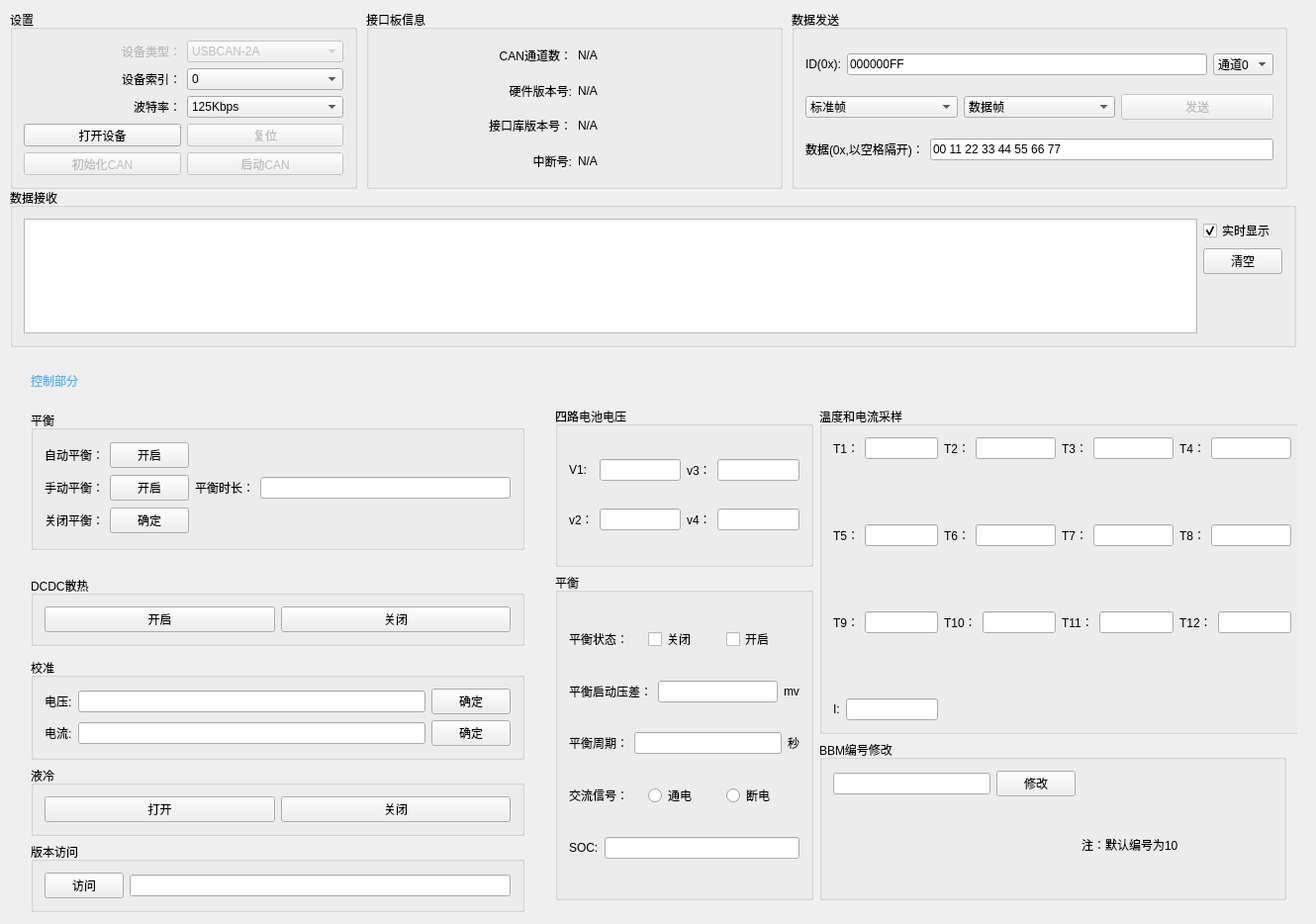
<?xml version="1.0" encoding="UTF-8"?>
<ui version="4.0">
 <class>MainWindow</class>
 <widget class="QMainWindow" name="MainWindow">
  <property name="geometry">
   <rect>
    <x>0</x>
    <y>0</y>
    <width>1330</width>
    <height>934</height>
   </rect>
  </property>
  <property name="minimumSize">
   <size>
    <width>800</width>
    <height>590</height>
   </size>
  </property>
  <property name="maximumSize">
   <size>
    <width>16777215</width>
    <height>16777215</height>
   </size>
  </property>
  <property name="windowTitle">
   <string>CAN Tool</string>
  </property>
  <widget class="QWidget" name="centralWidget">
   <widget class="QGroupBox" name="groupBox_2">
    <property name="geometry">
     <rect>
      <x>800</x>
      <y>10</y>
      <width>501</width>
      <height>181</height>
     </rect>
    </property>
    <property name="title">
     <string>数据发送</string>
    </property>
    <layout class="QGridLayout" name="gridLayout_3">
     <item row="0" column="0">
      <layout class="QHBoxLayout" name="horizontalLayout">
       <item>
        <widget class="QLabel" name="label_11">
         <property name="text">
          <string>ID(0x):</string>
         </property>
        </widget>
       </item>
       <item>
        <widget class="QLineEdit" name="sendIDEdit">
         <property name="text">
          <string>000000FF</string>
         </property>
        </widget>
       </item>
       <item>
        <widget class="QComboBox" name="comboBox_4">
         <item>
          <property name="text">
           <string>通道0</string>
          </property>
         </item>
         <item>
          <property name="text">
           <string>通道1</string>
          </property>
         </item>
        </widget>
       </item>
      </layout>
     </item>
     <item row="1" column="0">
      <layout class="QHBoxLayout" name="horizontalLayout_2">
       <item>
        <widget class="QComboBox" name="comboBox_6">
         <property name="enabled">
          <bool>true</bool>
         </property>
         <item>
          <property name="text">
           <string>标准帧</string>
          </property>
         </item>
         <item>
          <property name="text">
           <string>扩展帧</string>
          </property>
         </item>
        </widget>
       </item>
       <item>
        <widget class="QComboBox" name="comboBox_5">
         <property name="enabled">
          <bool>true</bool>
         </property>
         <item>
          <property name="text">
           <string>数据帧</string>
          </property>
         </item>
         <item>
          <property name="text">
           <string>远程帧</string>
          </property>
         </item>
        </widget>
       </item>
       <item>
        <widget class="QPushButton" name="sendBtn">
         <property name="enabled">
          <bool>false</bool>
         </property>
         <property name="text">
          <string>发送</string>
         </property>
        </widget>
       </item>
      </layout>
     </item>
     <item row="2" column="0">
      <layout class="QHBoxLayout" name="horizontalLayout_3">
       <item>
        <widget class="QLabel" name="label_14">
         <property name="text">
          <string>数据(0x,以空格隔开)：</string>
         </property>
        </widget>
       </item>
       <item>
        <widget class="QLineEdit" name="sendDataEdit">
         <property name="text">
          <string>00 11 22 33 44 55 66 77</string>
         </property>
        </widget>
       </item>
      </layout>
     </item>
    </layout>
   </widget>
   <widget class="QGroupBox" name="groupBox_3">
    <property name="geometry">
     <rect>
      <x>10</x>
      <y>190</y>
      <width>1300</width>
      <height>161</height>
     </rect>
    </property>
    <property name="minimumSize">
     <size>
      <width>1300</width>
      <height>100</height>
     </size>
    </property>
    <property name="title">
     <string>数据接收</string>
    </property>
    <layout class="QGridLayout" name="gridLayout_2">
     <item row="0" column="0" rowspan="3">
      <widget class="QTableWidget" name="tableWidget">
       <attribute name="horizontalHeaderDefaultSectionSize">
        <number>80</number>
       </attribute>
      </widget>
     </item>
     <item row="0" column="1">
      <widget class="QCheckBox" name="checkBox_4">
       <property name="enabled">
        <bool>true</bool>
       </property>
       <property name="text">
        <string>实时显示</string>
       </property>
       <property name="checked">
        <bool>true</bool>
       </property>
      </widget>
     </item>
     <item row="1" column="1">
      <widget class="QPushButton" name="cleanListBtn">
       <property name="text">
        <string>清空</string>
       </property>
      </widget>
     </item>
     <item row="2" column="1">
      <spacer name="verticalSpacer_4">
       <property name="orientation">
        <enum>Qt::Vertical</enum>
       </property>
       <property name="sizeHint" stdset="0">
        <size>
         <width>68</width>
         <height>58</height>
        </size>
       </property>
      </spacer>
     </item>
    </layout>
   </widget>
   <widget class="QGroupBox" name="groupBox">
    <property name="geometry">
     <rect>
      <x>10</x>
      <y>10</y>
      <width>351</width>
      <height>181</height>
     </rect>
    </property>
    <property name="title">
     <string>设置</string>
    </property>
    <layout class="QGridLayout" name="gridLayout_5">
     <item row="0" column="0">
      <layout class="QGridLayout" name="gridLayout">
       <item row="0" column="0">
        <widget class="QLabel" name="label">
         <property name="enabled">
          <bool>false</bool>
         </property>
         <property name="text">
          <string>设备类型：</string>
         </property>
         <property name="alignment">
          <set>Qt::AlignRight|Qt::AlignTrailing|Qt::AlignVCenter</set>
         </property>
        </widget>
       </item>
       <item row="0" column="1">
        <widget class="QComboBox" name="comboBox">
         <property name="enabled">
          <bool>false</bool>
         </property>
         <item>
          <property name="text">
           <string>USBCAN-2A</string>
          </property>
         </item>
         <item>
          <property name="text">
           <string>USBCAN-2C</string>
          </property>
         </item>
         <item>
          <property name="text">
           <string>CANalyst-II</string>
          </property>
         </item>
        </widget>
       </item>
       <item row="1" column="0">
        <widget class="QLabel" name="label_2">
         <property name="text">
          <string>设备索引：</string>
         </property>
         <property name="alignment">
          <set>Qt::AlignRight|Qt::AlignTrailing|Qt::AlignVCenter</set>
         </property>
        </widget>
       </item>
       <item row="1" column="1">
        <widget class="QComboBox" name="comboBox_2">
         <item>
          <property name="text">
           <string>0</string>
          </property>
         </item>
         <item>
          <property name="text">
           <string>1</string>
          </property>
         </item>
         <item>
          <property name="text">
           <string>2</string>
          </property>
         </item>
         <item>
          <property name="text">
           <string>3</string>
          </property>
         </item>
         <item>
          <property name="text">
           <string>4</string>
          </property>
         </item>
         <item>
          <property name="text">
           <string>5</string>
          </property>
         </item>
         <item>
          <property name="text">
           <string>6</string>
          </property>
         </item>
         <item>
          <property name="text">
           <string>7</string>
          </property>
         </item>
         <item>
          <property name="text">
           <string>8</string>
          </property>
         </item>
         <item>
          <property name="text">
           <string>9</string>
          </property>
         </item>
         <item>
          <property name="text">
           <string>10</string>
          </property>
         </item>
         <item>
          <property name="text">
           <string>11</string>
          </property>
         </item>
         <item>
          <property name="text">
           <string>12</string>
          </property>
         </item>
         <item>
          <property name="text">
           <string>13</string>
          </property>
         </item>
        </widget>
       </item>
       <item row="2" column="0">
        <widget class="QLabel" name="label_3">
         <property name="text">
          <string>波特率：</string>
         </property>
         <property name="alignment">
          <set>Qt::AlignRight|Qt::AlignTrailing|Qt::AlignVCenter</set>
         </property>
        </widget>
       </item>
       <item row="2" column="1">
        <widget class="QComboBox" name="comboBox_3">
         <item>
          <property name="text">
           <string>125Kbps</string>
          </property>
         </item>
         <item>
          <property name="text">
           <string>10Kbps</string>
          </property>
         </item>
         <item>
          <property name="text">
           <string>20Kbps</string>
          </property>
         </item>
         <item>
          <property name="text">
           <string>40Kbps</string>
          </property>
         </item>
         <item>
          <property name="text">
           <string>50Kbps</string>
          </property>
         </item>
         <item>
          <property name="text">
           <string>80Kbps</string>
          </property>
         </item>
         <item>
          <property name="text">
           <string>100Kbps</string>
          </property>
         </item>
         <item>
          <property name="text">
           <string>200Kbps</string>
          </property>
         </item>
         <item>
          <property name="text">
           <string>250Kbps</string>
          </property>
         </item>
         <item>
          <property name="text">
           <string>400Kbps</string>
          </property>
         </item>
         <item>
          <property name="text">
           <string>500Kbps</string>
          </property>
         </item>
         <item>
          <property name="text">
           <string>666Kbps</string>
          </property>
         </item>
         <item>
          <property name="text">
           <string>800Kbps</string>
          </property>
         </item>
         <item>
          <property name="text">
           <string>1000Kbps</string>
          </property>
         </item>
         <item>
          <property name="text">
           <string>33.33Kbps</string>
          </property>
         </item>
         <item>
          <property name="text">
           <string>66.66Kbps</string>
          </property>
         </item>
         <item>
          <property name="text">
           <string>83.33Kbps</string>
          </property>
         </item>
        </widget>
       </item>
       <item row="3" column="0">
        <widget class="QPushButton" name="pushButton">
         <property name="text">
          <string>打开设备</string>
         </property>
        </widget>
       </item>
       <item row="3" column="1">
        <widget class="QPushButton" name="pushButton_4">
         <property name="enabled">
          <bool>false</bool>
         </property>
         <property name="text">
          <string>复位</string>
         </property>
        </widget>
       </item>
       <item row="4" column="0">
        <widget class="QPushButton" name="pushButton_2">
         <property name="enabled">
          <bool>false</bool>
         </property>
         <property name="text">
          <string>初始化CAN</string>
         </property>
        </widget>
       </item>
       <item row="4" column="1">
        <widget class="QPushButton" name="pushButton_3">
         <property name="enabled">
          <bool>false</bool>
         </property>
         <property name="text">
          <string>启动CAN</string>
         </property>
        </widget>
       </item>
      </layout>
     </item>
    </layout>
   </widget>
   <widget class="QGroupBox" name="groupBox_4">
    <property name="geometry">
     <rect>
      <x>370</x>
      <y>10</y>
      <width>421</width>
      <height>181</height>
     </rect>
    </property>
    <property name="title">
     <string>接口板信息</string>
    </property>
    <layout class="QGridLayout" name="gridLayout_4">
     <item row="0" column="0">
      <layout class="QVBoxLayout" name="verticalLayout_3">
       <item>
        <widget class="QLabel" name="label_5">
         <property name="text">
          <string>CAN通道数：</string>
         </property>
         <property name="alignment">
          <set>Qt::AlignRight|Qt::AlignTrailing|Qt::AlignVCenter</set>
         </property>
        </widget>
       </item>
       <item>
        <widget class="QLabel" name="label_6">
         <property name="text">
          <string>硬件版本号:</string>
         </property>
         <property name="alignment">
          <set>Qt::AlignRight|Qt::AlignTrailing|Qt::AlignVCenter</set>
         </property>
        </widget>
       </item>
       <item>
        <widget class="QLabel" name="label_7">
         <property name="text">
          <string>接口库版本号：</string>
         </property>
         <property name="alignment">
          <set>Qt::AlignRight|Qt::AlignTrailing|Qt::AlignVCenter</set>
         </property>
        </widget>
       </item>
       <item>
        <widget class="QLabel" name="label_8">
         <property name="text">
          <string>中断号:</string>
         </property>
         <property name="alignment">
          <set>Qt::AlignRight|Qt::AlignTrailing|Qt::AlignVCenter</set>
         </property>
        </widget>
       </item>
      </layout>
     </item>
     <item row="0" column="1">
      <layout class="QVBoxLayout" name="verticalLayout_4">
       <item>
        <widget class="QLabel" name="label_9">
         <property name="text">
          <string>N/A</string>
         </property>
        </widget>
       </item>
       <item>
        <widget class="QLabel" name="label_10">
         <property name="text">
          <string>N/A</string>
         </property>
        </widget>
       </item>
       <item>
        <widget class="QLabel" name="label_12">
         <property name="text">
          <string>N/A</string>
         </property>
        </widget>
       </item>
       <item>
        <widget class="QLabel" name="label_13">
         <property name="text">
          <string>N/A</string>
         </property>
        </widget>
       </item>
      </layout>
     </item>
    </layout>
   </widget>
   <widget class="QWidget" name="layoutWidget">
    <property name="geometry">
     <rect>
      <x>550</x>
      <y>400</y>
      <width>761</width>
      <height>521</height>
     </rect>
    </property>
    <layout class="QGridLayout" name="gridLayout_42">
     <item row="0" column="0">
      <widget class="QGroupBox" name="groupBox_5">
       <property name="styleSheet">
        <string notr="true">font: 25 11pt &quot;Adobe 宋体 Std L&quot;;</string>
       </property>
       <property name="title">
        <string>四路电池电压</string>
       </property>
       <layout class="QGridLayout" name="gridLayout_6">
        <item row="0" column="0">
         <widget class="QLabel" name="label_4">
          <property name="text">
           <string>V1:</string>
          </property>
         </widget>
        </item>
        <item row="0" column="1">
         <widget class="QLineEdit" name="lineEdit"/>
        </item>
        <item row="0" column="2">
         <widget class="QLabel" name="label_16">
          <property name="text">
           <string>v3：</string>
          </property>
         </widget>
        </item>
        <item row="0" column="3">
         <widget class="QLineEdit" name="lineEdit_2"/>
        </item>
        <item row="1" column="0">
         <widget class="QLabel" name="label_15">
          <property name="text">
           <string>v2：</string>
          </property>
         </widget>
        </item>
        <item row="1" column="1">
         <widget class="QLineEdit" name="lineEdit_3"/>
        </item>
        <item row="1" column="2">
         <widget class="QLabel" name="label_17">
          <property name="text">
           <string>v4：</string>
          </property>
         </widget>
        </item>
        <item row="1" column="3">
         <widget class="QLineEdit" name="lineEdit_4"/>
        </item>
       </layout>
      </widget>
     </item>
     <item row="0" column="1" rowspan="2">
      <widget class="QGroupBox" name="groupBox_6">
       <property name="minimumSize">
        <size>
         <width>491</width>
         <height>181</height>
        </size>
       </property>
       <property name="styleSheet">
        <string notr="true">font: 25 11pt &quot;Adobe 宋体 Std L&quot;;</string>
       </property>
       <property name="title">
        <string>温度和电流采样</string>
       </property>
       <layout class="QGridLayout" name="gridLayout_20">
        <item row="1" column="0">
         <spacer name="verticalSpacer">
          <property name="orientation">
           <enum>Qt::Vertical</enum>
          </property>
          <property name="sizeHint" stdset="0">
           <size>
            <width>20</width>
            <height>40</height>
           </size>
          </property>
         </spacer>
        </item>
        <item row="6" column="1" colspan="3">
         <spacer name="horizontalSpacer">
          <property name="orientation">
           <enum>Qt::Horizontal</enum>
          </property>
          <property name="sizeHint" stdset="0">
           <size>
            <width>352</width>
            <height>20</height>
           </size>
          </property>
         </spacer>
        </item>
        <item row="3" column="0">
         <spacer name="verticalSpacer_2">
          <property name="orientation">
           <enum>Qt::Vertical</enum>
          </property>
          <property name="sizeHint" stdset="0">
           <size>
            <width>20</width>
            <height>40</height>
           </size>
          </property>
         </spacer>
        </item>
        <item row="0" column="3">
         <layout class="QGridLayout" name="gridLayout_10">
          <item row="0" column="0">
           <widget class="QLabel" name="label_21">
            <property name="text">
             <string>T4：</string>
            </property>
           </widget>
          </item>
          <item row="0" column="1">
           <widget class="QLineEdit" name="lineEdit_8"/>
          </item>
         </layout>
        </item>
        <item row="2" column="0">
         <layout class="QGridLayout" name="gridLayout_11">
          <item row="0" column="0">
           <widget class="QLabel" name="label_22">
            <property name="text">
             <string>T5：</string>
            </property>
           </widget>
          </item>
          <item row="0" column="1">
           <widget class="QLineEdit" name="lineEdit_9"/>
          </item>
         </layout>
        </item>
        <item row="2" column="3">
         <layout class="QGridLayout" name="gridLayout_14">
          <item row="0" column="0">
           <widget class="QLabel" name="label_25">
            <property name="text">
             <string>T8：</string>
            </property>
           </widget>
          </item>
          <item row="0" column="1">
           <widget class="QLineEdit" name="lineEdit_12"/>
          </item>
         </layout>
        </item>
        <item row="4" column="2">
         <layout class="QGridLayout" name="gridLayout_17">
          <item row="0" column="0">
           <widget class="QLabel" name="label_28">
            <property name="text">
             <string>T11：</string>
            </property>
           </widget>
          </item>
          <item row="0" column="1">
           <widget class="QLineEdit" name="lineEdit_15"/>
          </item>
         </layout>
        </item>
        <item row="0" column="1">
         <layout class="QGridLayout" name="gridLayout_8">
          <item row="0" column="0">
           <widget class="QLabel" name="label_19">
            <property name="text">
             <string>T2：</string>
            </property>
           </widget>
          </item>
          <item row="0" column="1">
           <widget class="QLineEdit" name="lineEdit_6"/>
          </item>
         </layout>
        </item>
        <item row="0" column="2">
         <layout class="QGridLayout" name="gridLayout_9">
          <item row="0" column="0">
           <widget class="QLabel" name="label_20">
            <property name="text">
             <string>T3：</string>
            </property>
           </widget>
          </item>
          <item row="0" column="1">
           <widget class="QLineEdit" name="lineEdit_7"/>
          </item>
         </layout>
        </item>
        <item row="2" column="2">
         <layout class="QGridLayout" name="gridLayout_13">
          <item row="0" column="0">
           <widget class="QLabel" name="label_24">
            <property name="text">
             <string>T7：</string>
            </property>
           </widget>
          </item>
          <item row="0" column="1">
           <widget class="QLineEdit" name="lineEdit_11"/>
          </item>
         </layout>
        </item>
        <item row="0" column="0">
         <layout class="QGridLayout" name="gridLayout_7">
          <item row="0" column="0">
           <widget class="QLabel" name="label_18">
            <property name="text">
             <string>T1：</string>
            </property>
           </widget>
          </item>
          <item row="0" column="1">
           <widget class="QLineEdit" name="lineEdit_5"/>
          </item>
         </layout>
        </item>
        <item row="4" column="0">
         <layout class="QGridLayout" name="gridLayout_15">
          <item row="0" column="0">
           <widget class="QLabel" name="label_26">
            <property name="text">
             <string>T9：</string>
            </property>
           </widget>
          </item>
          <item row="0" column="1">
           <widget class="QLineEdit" name="lineEdit_13"/>
          </item>
         </layout>
        </item>
        <item row="4" column="1">
         <layout class="QGridLayout" name="gridLayout_16">
          <item row="0" column="0">
           <widget class="QLabel" name="label_27">
            <property name="text">
             <string>T10：</string>
            </property>
           </widget>
          </item>
          <item row="0" column="1">
           <widget class="QLineEdit" name="lineEdit_14"/>
          </item>
         </layout>
        </item>
        <item row="2" column="1">
         <layout class="QGridLayout" name="gridLayout_12">
          <item row="0" column="0">
           <widget class="QLabel" name="label_23">
            <property name="text">
             <string>T6：</string>
            </property>
           </widget>
          </item>
          <item row="0" column="1">
           <widget class="QLineEdit" name="lineEdit_10"/>
          </item>
         </layout>
        </item>
        <item row="4" column="3">
         <layout class="QGridLayout" name="gridLayout_18">
          <item row="0" column="0">
           <widget class="QLabel" name="label_29">
            <property name="text">
             <string>T12：</string>
            </property>
           </widget>
          </item>
          <item row="0" column="1">
           <widget class="QLineEdit" name="lineEdit_16"/>
          </item>
         </layout>
        </item>
        <item row="6" column="0">
         <layout class="QGridLayout" name="gridLayout_19">
          <item row="0" column="0">
           <widget class="QLabel" name="label_30">
            <property name="styleSheet">
             <string notr="true">font: 25 11pt &quot;Adobe 宋体 Std L&quot;;</string>
            </property>
            <property name="text">
             <string>I:</string>
            </property>
           </widget>
          </item>
          <item row="0" column="1">
           <widget class="QLineEdit" name="lineEdit_17"/>
          </item>
         </layout>
        </item>
        <item row="5" column="0">
         <spacer name="verticalSpacer_3">
          <property name="orientation">
           <enum>Qt::Vertical</enum>
          </property>
          <property name="sizeHint" stdset="0">
           <size>
            <width>20</width>
            <height>40</height>
           </size>
          </property>
         </spacer>
        </item>
       </layout>
      </widget>
     </item>
     <item row="1" column="0" rowspan="2">
      <widget class="QGroupBox" name="groupBox_7">
       <property name="minimumSize">
        <size>
         <width>261</width>
         <height>211</height>
        </size>
       </property>
       <property name="styleSheet">
        <string notr="true">font: 25 11pt &quot;Adobe 宋体 Std L&quot;;</string>
       </property>
       <property name="title">
        <string>平衡</string>
       </property>
       <layout class="QGridLayout" name="gridLayout_26">
        <item row="0" column="0">
         <layout class="QGridLayout" name="gridLayout_21">
          <item row="0" column="0">
           <widget class="QLabel" name="label_31">
            <property name="text">
             <string>平衡状态：</string>
            </property>
           </widget>
          </item>
          <item row="0" column="1">
           <widget class="QCheckBox" name="checkBox">
            <property name="text">
             <string>关闭</string>
            </property>
           </widget>
          </item>
          <item row="0" column="2">
           <widget class="QCheckBox" name="checkBox_2">
            <property name="text">
             <string>开启</string>
            </property>
           </widget>
          </item>
         </layout>
        </item>
        <item row="1" column="0">
         <layout class="QGridLayout" name="gridLayout_22">
          <item row="0" column="0">
           <widget class="QLabel" name="label_32">
            <property name="text">
             <string>平衡启动压差：</string>
            </property>
           </widget>
          </item>
          <item row="0" column="1">
           <widget class="QLineEdit" name="lineEdit_18"/>
          </item>
          <item row="0" column="2">
           <widget class="QLabel" name="label_33">
            <property name="text">
             <string>mv</string>
            </property>
           </widget>
          </item>
         </layout>
        </item>
        <item row="2" column="0">
         <layout class="QGridLayout" name="gridLayout_23">
          <item row="0" column="0">
           <widget class="QLabel" name="label_34">
            <property name="text">
             <string>平衡周期：</string>
            </property>
           </widget>
          </item>
          <item row="0" column="1">
           <widget class="QLineEdit" name="lineEdit_19"/>
          </item>
          <item row="0" column="2">
           <widget class="QLabel" name="label_35">
            <property name="text">
             <string>秒</string>
            </property>
           </widget>
          </item>
         </layout>
        </item>
        <item row="3" column="0">
         <layout class="QGridLayout" name="gridLayout_24">
          <item row="0" column="0">
           <widget class="QLabel" name="label_36">
            <property name="text">
             <string>交流信号：</string>
            </property>
           </widget>
          </item>
          <item row="0" column="1">
           <widget class="QRadioButton" name="radioButton">
            <property name="text">
             <string>通电</string>
            </property>
           </widget>
          </item>
          <item row="0" column="2">
           <widget class="QRadioButton" name="radioButton_2">
            <property name="text">
             <string>断电</string>
            </property>
           </widget>
          </item>
         </layout>
        </item>
        <item row="4" column="0">
         <layout class="QGridLayout" name="gridLayout_25">
          <item row="0" column="0">
           <widget class="QLabel" name="label_37">
            <property name="text">
             <string>SOC:</string>
            </property>
           </widget>
          </item>
          <item row="0" column="1">
           <widget class="QLineEdit" name="lineEdit_20"/>
          </item>
         </layout>
        </item>
       </layout>
      </widget>
     </item>
     <item row="2" column="1">
      <widget class="QGroupBox" name="groupBox_12">
       <property name="styleSheet">
        <string notr="true">font: 25 11pt &quot;Adobe 宋体 Std L&quot;;</string>
       </property>
       <property name="title">
        <string>BBM编号修改</string>
       </property>
       <layout class="QGridLayout" name="gridLayout_40">
        <item row="0" column="0">
         <layout class="QGridLayout" name="gridLayout_39">
          <item row="0" column="0">
           <widget class="QLineEdit" name="lineEdit_25"/>
          </item>
          <item row="0" column="1">
           <widget class="QPushButton" name="pushButton_15">
            <property name="text">
             <string>修改</string>
            </property>
           </widget>
          </item>
         </layout>
        </item>
        <item row="0" column="1">
         <spacer name="horizontalSpacer_5">
          <property name="orientation">
           <enum>Qt::Horizontal</enum>
          </property>
          <property name="sizeHint" stdset="0">
           <size>
            <width>201</width>
            <height>20</height>
           </size>
          </property>
         </spacer>
        </item>
        <item row="1" column="0">
         <spacer name="horizontalSpacer_4">
          <property name="orientation">
           <enum>Qt::Horizontal</enum>
          </property>
          <property name="sizeHint" stdset="0">
           <size>
            <width>253</width>
            <height>20</height>
           </size>
          </property>
         </spacer>
        </item>
        <item row="1" column="1">
         <widget class="QLabel" name="label_45">
          <property name="styleSheet">
           <string notr="true">font: 25 8pt &quot;Adobe 宋体 Std L&quot;;</string>
          </property>
          <property name="text">
           <string>注：默认编号为10</string>
          </property>
         </widget>
        </item>
       </layout>
      </widget>
     </item>
    </layout>
   </widget>
   <widget class="QWidget" name="layoutWidget">
    <property name="geometry">
     <rect>
      <x>20</x>
      <y>350</y>
      <width>521</width>
      <height>583</height>
     </rect>
    </property>
    <layout class="QGridLayout" name="gridLayout_43">
     <item row="0" column="0">
      <widget class="QLabel" name="label_38">
       <property name="styleSheet">
        <string notr="true">color: rgb(88, 177, 255);
font: 25 22pt &quot;Adobe 宋体 Std L&quot;;</string>
       </property>
       <property name="text">
        <string>控制部分</string>
       </property>
      </widget>
     </item>
     <item row="0" column="1">
      <spacer name="horizontalSpacer_6">
       <property name="orientation">
        <enum>Qt::Horizontal</enum>
       </property>
       <property name="sizeHint" stdset="0">
        <size>
         <width>198</width>
         <height>48</height>
        </size>
       </property>
      </spacer>
     </item>
     <item row="1" column="0" colspan="2">
      <layout class="QGridLayout" name="gridLayout_41">
       <item row="0" column="0">
        <widget class="QGroupBox" name="groupBox_8">
         <property name="minimumSize">
          <size>
           <width>379</width>
           <height>141</height>
          </size>
         </property>
         <property name="styleSheet">
          <string notr="true">
font: 25 11pt &quot;Adobe 宋体 Std L&quot;;</string>
         </property>
         <property name="title">
          <string>平衡</string>
         </property>
         <layout class="QGridLayout" name="gridLayout_36">
          <item row="0" column="0">
           <layout class="QGridLayout" name="gridLayout_27">
            <item row="0" column="0">
             <widget class="QLabel" name="label_39">
              <property name="styleSheet">
               <string notr="true">font: 25 11pt &quot;Adobe 宋体 Std L&quot;;</string>
              </property>
              <property name="text">
               <string>自动平衡：</string>
              </property>
             </widget>
            </item>
            <item row="0" column="1">
             <widget class="QPushButton" name="Zbalance_open_btn">
              <property name="styleSheet">
               <string notr="true">font: 25 11pt &quot;Adobe 宋体 Std L&quot;;</string>
              </property>
              <property name="text">
               <string>开启</string>
              </property>
             </widget>
            </item>
           </layout>
          </item>
          <item row="0" column="1" rowspan="3">
           <layout class="QGridLayout" name="gridLayout_35">
            <item row="0" column="0">
             <spacer name="horizontalSpacer_2">
              <property name="orientation">
               <enum>Qt::Horizontal</enum>
              </property>
              <property name="sizeHint" stdset="0">
               <size>
                <width>138</width>
                <height>20</height>
               </size>
              </property>
             </spacer>
            </item>
            <item row="1" column="0">
             <layout class="QGridLayout" name="gridLayout_30">
              <item row="0" column="0">
               <widget class="QLabel" name="label_44">
                <property name="styleSheet">
                 <string notr="true">font: 25 11pt &quot;Adobe 宋体 Std L&quot;;</string>
                </property>
                <property name="text">
                 <string>平衡时长：</string>
                </property>
               </widget>
              </item>
              <item row="0" column="1">
               <widget class="QLineEdit" name="balance_time"/>
              </item>
             </layout>
            </item>
            <item row="2" column="0">
             <spacer name="horizontalSpacer_3">
              <property name="orientation">
               <enum>Qt::Horizontal</enum>
              </property>
              <property name="sizeHint" stdset="0">
               <size>
                <width>138</width>
                <height>20</height>
               </size>
              </property>
             </spacer>
            </item>
           </layout>
          </item>
          <item row="1" column="0">
           <layout class="QGridLayout" name="gridLayout_28">
            <item row="0" column="0">
             <widget class="QLabel" name="label_40">
              <property name="styleSheet">
               <string notr="true">font: 25 11pt &quot;Adobe 宋体 Std L&quot;;</string>
              </property>
              <property name="text">
               <string>手动平衡：</string>
              </property>
             </widget>
            </item>
            <item row="0" column="1">
             <widget class="QPushButton" name="Sbalance_open_btn">
              <property name="styleSheet">
               <string notr="true">font: 25 11pt &quot;Adobe 宋体 Std L&quot;;</string>
              </property>
              <property name="text">
               <string>开启</string>
              </property>
             </widget>
            </item>
           </layout>
          </item>
          <item row="2" column="0">
           <layout class="QGridLayout" name="gridLayout_29">
            <item row="0" column="0">
             <widget class="QLabel" name="label_41">
              <property name="styleSheet">
               <string notr="true">font: 25 11pt &quot;Adobe 宋体 Std L&quot;;</string>
              </property>
              <property name="text">
               <string>关闭平衡：</string>
              </property>
             </widget>
            </item>
            <item row="0" column="1">
             <widget class="QPushButton" name="balance_close_btn">
              <property name="styleSheet">
               <string notr="true">font: 25 11pt &quot;Adobe 宋体 Std L&quot;;</string>
              </property>
              <property name="text">
               <string>确定</string>
              </property>
             </widget>
            </item>
           </layout>
          </item>
         </layout>
        </widget>
       </item>
       <item row="1" column="0">
        <spacer name="verticalSpacer_5">
         <property name="orientation">
          <enum>Qt::Vertical</enum>
         </property>
         <property name="sizeHint" stdset="0">
          <size>
           <width>376</width>
           <height>28</height>
          </size>
         </property>
        </spacer>
       </item>
       <item row="2" column="0">
        <widget class="QGroupBox" name="groupBox_9">
         <property name="styleSheet">
          <string notr="true">font: 25 11pt &quot;Adobe 宋体 Std L&quot;;</string>
         </property>
         <property name="title">
          <string>DCDC散热</string>
         </property>
         <layout class="QGridLayout" name="gridLayout_37">
          <item row="0" column="0">
           <widget class="QPushButton" name="DC_Open_btn">
            <property name="styleSheet">
             <string notr="true">alternate-background-color: rgb(126, 193, 255);
font: 25 11pt &quot;Adobe 宋体 Std L&quot;;</string>
            </property>
            <property name="text">
             <string>开启</string>
            </property>
           </widget>
          </item>
          <item row="0" column="1">
           <widget class="QPushButton" name="DC_Close_btn">
            <property name="styleSheet">
             <string notr="true">font: 25 11pt &quot;Adobe 宋体 Std L&quot;;</string>
            </property>
            <property name="text">
             <string>关闭</string>
            </property>
           </widget>
          </item>
         </layout>
        </widget>
       </item>
       <item row="3" column="0">
        <spacer name="verticalSpacer_6">
         <property name="orientation">
          <enum>Qt::Vertical</enum>
         </property>
         <property name="sizeHint" stdset="0">
          <size>
           <width>376</width>
           <height>13</height>
          </size>
         </property>
        </spacer>
       </item>
       <item row="4" column="0">
        <widget class="QGroupBox" name="groupBox_10">
         <property name="styleSheet">
          <string notr="true">font: 25 11pt &quot;Adobe 宋体 Std L&quot;;</string>
         </property>
         <property name="title">
          <string>校准</string>
         </property>
         <layout class="QGridLayout" name="gridLayout_33">
          <item row="0" column="0">
           <layout class="QGridLayout" name="gridLayout_31">
            <item row="0" column="0">
             <widget class="QLabel" name="label_42">
              <property name="styleSheet">
               <string notr="true">font: 25 11pt &quot;Adobe 宋体 Std L&quot;;</string>
              </property>
              <property name="text">
               <string>电压:</string>
              </property>
             </widget>
            </item>
            <item row="0" column="1">
             <widget class="QLineEdit" name="lineEdit_21"/>
            </item>
            <item row="0" column="2">
             <widget class="QPushButton" name="pushButton_10">
              <property name="styleSheet">
               <string notr="true">font: 25 11pt &quot;Adobe 宋体 Std L&quot;;</string>
              </property>
              <property name="text">
               <string>确定</string>
              </property>
             </widget>
            </item>
           </layout>
          </item>
          <item row="1" column="0">
           <layout class="QGridLayout" name="gridLayout_32">
            <item row="0" column="0">
             <widget class="QLabel" name="label_43">
              <property name="styleSheet">
               <string notr="true">font: 25 11pt &quot;Adobe 宋体 Std L&quot;;</string>
              </property>
              <property name="text">
               <string>电流:</string>
              </property>
             </widget>
            </item>
            <item row="0" column="1">
             <widget class="QLineEdit" name="lineEdit_22"/>
            </item>
            <item row="0" column="2">
             <widget class="QPushButton" name="pushButton_11">
              <property name="styleSheet">
               <string notr="true">font: 25 11pt &quot;Adobe 宋体 Std L&quot;;</string>
              </property>
              <property name="text">
               <string>确定</string>
              </property>
             </widget>
            </item>
           </layout>
          </item>
         </layout>
        </widget>
       </item>
       <item row="5" column="0">
        <widget class="QGroupBox" name="groupBox_13">
         <property name="styleSheet">
          <string notr="true">font: 25 11pt &quot;Adobe 宋体 Std L&quot;;</string>
         </property>
         <property name="title">
          <string>液冷</string>
         </property>
         <layout class="QGridLayout" name="gridLayout_38">
          <item row="0" column="0">
           <widget class="QPushButton" name="pushButton_13">
            <property name="styleSheet">
             <string notr="true">font: 25 11pt &quot;Adobe 宋体 Std L&quot;;</string>
            </property>
            <property name="text">
             <string>打开</string>
            </property>
           </widget>
          </item>
          <item row="0" column="1">
           <widget class="QPushButton" name="pushButton_14">
            <property name="styleSheet">
             <string notr="true">font: 25 11pt &quot;Adobe 宋体 Std L&quot;;</string>
            </property>
            <property name="text">
             <string>关闭</string>
            </property>
           </widget>
          </item>
         </layout>
        </widget>
       </item>
       <item row="6" column="0">
        <widget class="QGroupBox" name="groupBox_11">
         <property name="styleSheet">
          <string notr="true">font: 25 11pt &quot;Adobe 宋体 Std L&quot;;</string>
         </property>
         <property name="title">
          <string>版本访问</string>
         </property>
         <layout class="QGridLayout" name="gridLayout_34">
          <item row="0" column="0">
           <widget class="QPushButton" name="pushButton_12">
            <property name="styleSheet">
             <string notr="true">font: 25 11pt &quot;Adobe 宋体 Std L&quot;;</string>
            </property>
            <property name="text">
             <string>访问</string>
            </property>
           </widget>
          </item>
          <item row="0" column="1">
           <widget class="QLineEdit" name="lineEdit_23"/>
          </item>
         </layout>
        </widget>
       </item>
      </layout>
     </item>
    </layout>
   </widget>
  </widget>
 </widget>
 <layoutdefault spacing="6" margin="11"/>
 <resources/>
 <connections/>
</ui>
